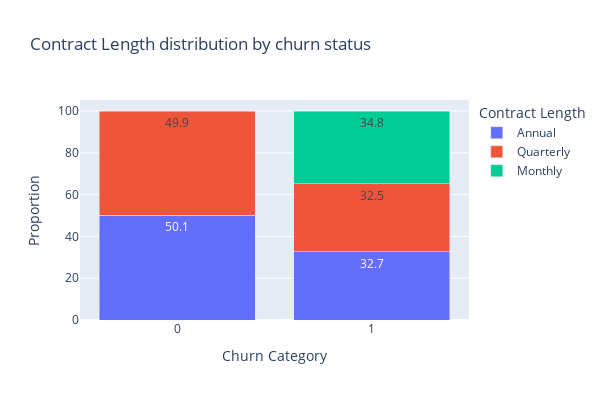

Here is the notebook cell this chart was saved with:
### Code cell
fig = px.bar(
    contract_churn, 
    x='Churn', 
    y='Proportion', 
    color='Contract Length', 
    title='Contract Length distribution by churn status',
    labels={'Proportion': 'Proportion', 'Churn': 'Churn Category'},
    barmode='stack',
    text_auto=True)

fig.update_layout(
    width=600,
    height=400,
    xaxis=dict(tickmode='array', tickvals=[0, 1], ticktext=['0', '1']))

fig.show()

### Figure 1 — Plotly figure (JSON) as saved in the notebook; plotly's stock layout.template omitted (floating-point values rounded to 4 significant figures)
{"data": [{"alignmentgroup": "True", "hovertemplate": "Contract Length=Annual<br>Churn Category=%{x}<br>Proportion=%{y}<extra></extra>", "legendgroup": "Annual", "marker": {"color": "#636efa", "pattern": {"shape": ""}}, "name": "Annual", "offsetgroup": "Annual", "orientation": "v", "showlegend": true, "textposition": "auto", "texttemplate": "%{y}", "type": "bar", "x": [0, 1], "xaxis": "x", "y": [50.1, 32.7], "yaxis": "y"}, {"alignmentgroup": "True", "hovertemplate": "Contract Length=Quarterly<br>Churn Category=%{x}<br>Proportion=%{y}<extra></extra>", "legendgroup": "Quarterly", "marker": {"color": "#EF553B", "pattern": {"shape": ""}}, "name": "Quarterly", "offsetgroup": "Quarterly", "orientation": "v", "showlegend": true, "textposition": "auto", "texttemplate": "%{y}", "type": "bar", "x": [0, 1], "xaxis": "x", "y": [49.9, 32.5], "yaxis": "y"}, {"alignmentgroup": "True", "hovertemplate": "Contract Length=Monthly<br>Churn Category=%{x}<br>Proportion=%{y}<extra></extra>", "legendgroup": "Monthly", "marker": {"color": "#00cc96", "pattern": {"shape": ""}}, "name": "Monthly", "offsetgroup": "Monthly", "orientation": "v", "showlegend": true, "textposition": "auto", "texttemplate": "%{y}", "type": "bar", "x": [1], "xaxis": "x", "y": [34.8], "yaxis": "y"}], "layout": {"barmode": "stack", "height": 400, "legend": {"title": {"text": "Contract Length"}, "tracegroupgap": 0}, "title": {"text": "Contract Length distribution by churn status"}, "width": 600, "xaxis": {"anchor": "y", "domain": [0, 1], "tickmode": "array", "ticktext": ["0", "1"], "tickvals": [0, 1], "title": {"text": "Churn Category"}}, "yaxis": {"anchor": "x", "domain": [0, 1], "title": {"text": "Proportion"}}}}
